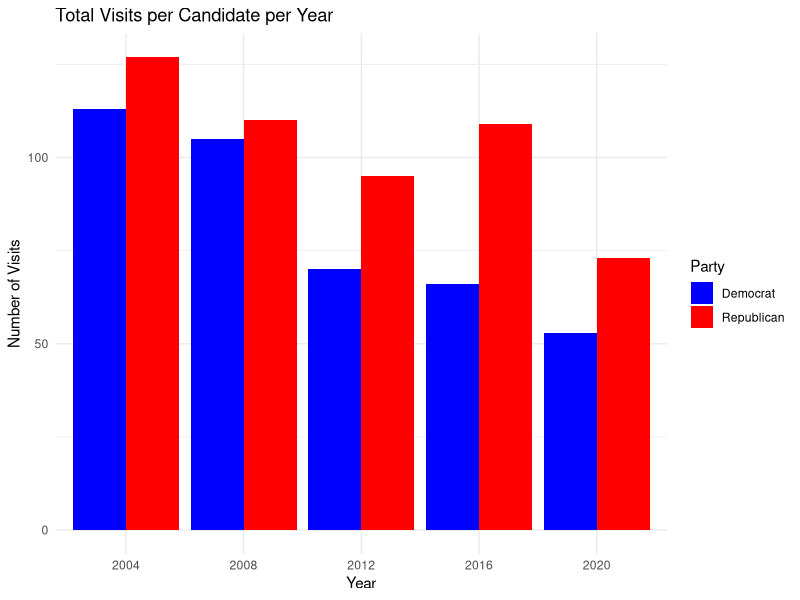

R code for this plot:
library(dplyr)
library(tidyverse)
library(ggplot2)

setwd("~/Documents/GitHub/campaign_trails_cdj/campaign_csvs")
all_visits <- read_csv('all_visits.csv')
setwd("~/Documents/GitHub/campaign_trails_cdj")
cities <- read_csv('us-cities-top-1k.csv')

cities <- cities %>% 
  mutate(location = paste0(City,', ',State)) %>% 
  select(location, Population)

total_visits <- all_visits %>% 
  group_by(candidate_party, year) %>% 
  summarize(
    total = n()
  )

ggplot(data = total_visits, aes(x = factor(year), y = total, fill = candidate_party))+
  geom_bar(stat = "identity", position = "dodge")+
  labs(x = "Year", y = "Number of Visits", title = "Total Visits per Candidate per Year", fill = "Party")+
  scale_fill_manual(values = c("Democrat" = "blue", "Republican" = "red"))+
  theme_minimal()


